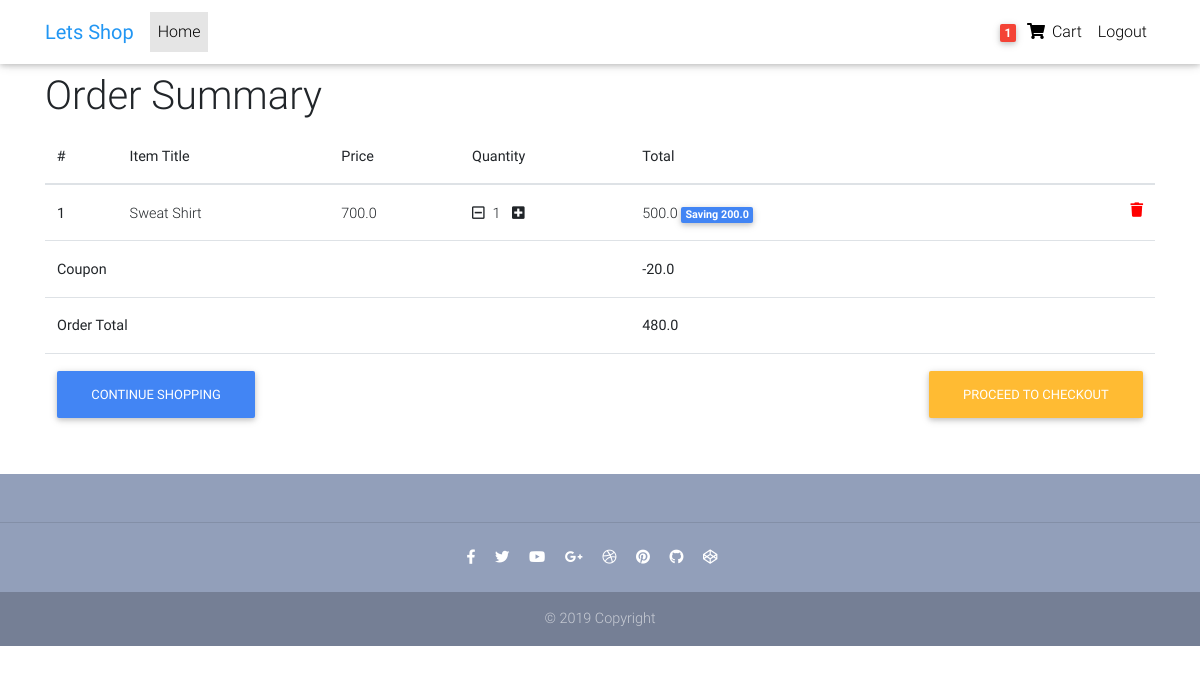
Page /order-summary/ (signed in) on the committed database.
### mobiles/models.py (models this page shows, shortened)
class Order(models.Model):
	user = models.ForeignKey(settings.AUTH_USER_MODEL, on_delete=models.CASCADE)
	ref_code = models.CharField(max_length=20)
	items = models.ManyToManyField(OrderItem)
	start_date = models.DateTimeField(auto_now_add=True)
	ordered_date = models.DateTimeField()
	ordered = models.BooleanField(default=False)
	address = models.ForeignKey('Address', on_delete=models.SET_NULL, null=True, blank=True)
	payment = models.ForeignKey('Payment', on_delete=models.SET_NULL, null=True, blank=True)
	coupon = models.ForeignKey('CouponCode', on_delete=models.SET_NULL, null=True, blank=True)
	being_delivered = models.BooleanField(default=False)
	recieved = models.BooleanField(default=False)
	refund_requested = models.BooleanField(default=False)
	refund_granted = models.BooleanField(default=False)
	'''
	1. ITEM ADD TO CART
	2. ADDING ADDRESS
	   (FAILED CHECKOUT)
	3. PAYMENT
	(packaging)
	4. BEING DELIVERED
	5. RECIEVED
	6. REFUNDS
	'''
	def get_total(self):
		total = 0
		for order_item in self.items.all():
			total += order_item.get_final_price()
		if self.coupon and total>1:
			total -= self.coupon.amount
		return total

class OrderItem(models.Model):
	user = models.ForeignKey(settings.AUTH_USER_MODEL, on_delete=models.CASCADE)
	ordered = models.BooleanField(default=False)
	item = models.ForeignKey(Item, on_delete=models.CASCADE)
	quantity = models.IntegerField(default=1)
	def get_total_item_price(self):
		return self.quantity * self.item.price
	def get_total_discount_item_price(self):
		return self.quantity * self.item.discount_price
	def get_amount_saved(self):
		return self.get_total_item_price() - self.get_total_discount_item_price()
	def get_final_price(self):
		if self.item.discount_price:
			return self.get_total_discount_item_price()
		return self.get_total_item_price()

class Item(models.Model):
	category = models.CharField(choices=CATEGORY_CHOICES, max_length=300, null=True)
	title = models.CharField(max_length=300)
	image = models.ImageField(upload_to='shirts', null=True)
	price = models.FloatField()
	description = models.TextField()
	discount_price = models.FloatField(blank=True, null=True)
	label = models.CharField(choices=LABEL_CHOICES, max_length=300, null=True)
	slug = models.CharField(max_length=100)

class CouponCode(models.Model):
	code = models.CharField(max_length=15)
	valid_from = models.DateTimeField(null=True, blank=True)
	valid_to = models.DateTimeField(null=True, blank=True)
	amount = models.FloatField()
	active = models.BooleanField(default=True)

### mobiles/views.py (the view)
# urls.py: path('order-summary/', OrderSummaryView.as_view(), name='order-summary'),
class OrderSummaryView(LoginRequiredMixin, View):
	def get(self, *args, **kwargs):
		try:
			order = Order.objects.get(user=self.request.user,ordered=False )
			context = {
				'object': order
			}
			return render(self.request, 'order_detail.html', context)
		except ObjectDoesNotExist:
			messages.warning(self.request, "You donot have an active order")
			return redirect("/")

### mobiles/templatetags/cart_template_tags.py (called while the page is built)
@register.filter
def cart_item_count(user):
	if user.is_authenticated:
		qs = Order.objects.filter(user=user, ordered=False)
		if qs.exists():
			return qs[0].items.count()
	return 0

### mobiles/templates/order_detail.html (shortened to what this page needs)
{% extends 'base.html' %}
{% block content %}
<div class="container">
<div class="table-responsive">
  <h1>Order Summary</h1>
  <table class="table">
    <thead>
      <tr>
        <th scope="col">#</th>
        <th scope="col">Item Title</th>
        <th scope="col">Price</th>
        <th scope="col">Quantity</th>
        <th scope="col">Total</th>
      </tr>
    </thead>
    <tbody>
      {% for order_item in object.items.all %}
      <tr>
        <th scope="row">{{ forloop.counter }}</th>
        <td>{{order_item.item.title}}</td>
        <td>{{order_item.item.price}}</td>
        <td>
          <a href="{%url 'mobiles:remove-single-from-cart' order_item.item.slug%}"><i class="far fa-minus-square mr-2"></i></a>{{order_item.quantity}}
          <a href="{%url 'mobiles:add-to-cart' order_item.item.slug%}"><i class="fas fa-plus-square ml-2"></i></a>
        </td>
        <td>
          {% if order_item.item.discount_price %}
          {{order_item.get_total_discount_item_price}}
          <span class="badge badge-primary">Saving {{order_item.get_amount_saved}}</span>
          {% else %}
          {{order_item.get_total_item_price}}
          {% endif %}
          <a href="{%url 'mobiles:remove-from-cart' order_item.item.slug%}">
          <i style="color: red;" class="fas fa-trash float-right"></i>
          </a>
        </td>
      </tr>
      {% endfor %}
      {%if object.coupon %}
      <tr>
        <td colspan="4"><b>Coupon</b></td>
        <td><b>-{{object.coupon.amount}}</b></td>
      </tr>
      {% endif %}
      {% if object.get_total %}
      <tr>
        <td colspan="4"><b>Order Total</b></td>
        <td><b>{{object.get_total}}</b></td>
      </tr>
      <tr>
        <td colspan="4"><a class="btn btn-primary" href="/">Continue Shopping</a></td>
        <td colspan="4"><a class="btn btn-warning float-right" href="/checkout/">Proceed To Checkout</a></td>
      </tr>
      {% endif %}
    </tbody>
  </table>
</div>
</div>
{% endblock %}

### mobiles/templates/nav.html (shortened to what this page needs)
{% load cart_template_tags %}
  <nav class="navbar fixed-top navbar-expand-lg navbar-light white scrolling-navbar">
    <div class="container">
      <a class="navbar-brand waves-effect" href="#">
        <strong class="blue-text">Lets Shop</strong>
      </a>
      <div class="collapse navbar-collapse" id="navbarSupportedContent">
        <ul class="navbar-nav mr-auto">
          <li class="nav-item active">
            <a class="nav-link waves-effect" href="#">Home
            </a>
          </li>
        </ul>
        <ul class="navbar-nav nav-flex-icons">
          {% if request.user.is_authenticated %}
          <li class="nav-item">
            <a href="{% url 'mobiles:order-summary' %}" class="nav-link waves-effect">
              <span class="badge red z-depth-1 mr-1"> {{request.user|cart_item_count}} </span>
              <i class="fas fa-shopping-cart"></i>
              <span class="clearfix d-none d-sm-inline-block"> Cart </span>
            </a>
          </li>
          <li class="nav-item">
            <a class="nav-link waves-effect" href="{% url 'account_logout' %}">
              <span class="clearfix d-none d-sm-inline-block"> Logout </span>
            </a>
          </li>
            {% endif %}
        </ul>
      </div>
    </div>
  </nav>

### mobiles/templates/base.html (style rules this page uses)
html, body, header, .carousel { height: 60vh; }

### rows in the picture
OrderItem: item "Sweat Shirt", item.price "700.0", quantity "1", get_total_discount_item_price "500.0", get_amount_saved "200.0"
Order: coupon.amount "20.0", get_total "480.0"

### other values in the picture
{{ request.user|cart_item_count }} "1"
